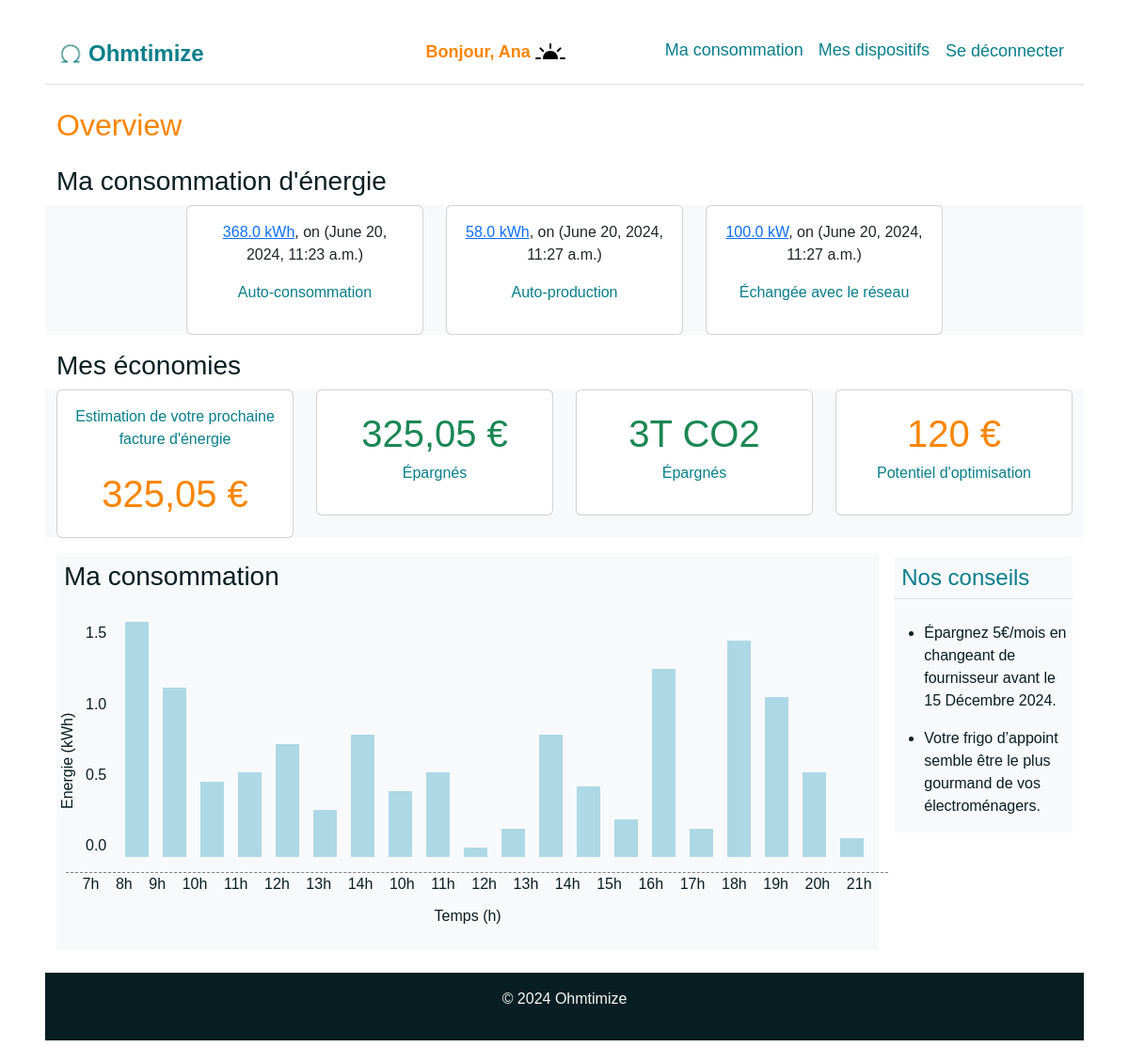
The app's page /ohmtimize/myconsumption/ (signed in) with its own data.
### ohmtimize/models.py (models this page shows)
class Consumption(models.Model):
    consumption = models.FloatField(help_text='Enter consumption')
    dateTime = models.DateTimeField(auto_now_add=True)
    user = models.ForeignKey(settings.AUTH_USER_MODEL, on_delete=models.SET_NULL, null=True, blank=True)

class Production(models.Model):
    production = models.FloatField(help_text='Enter production')
    dateTime = models.DateTimeField(auto_now_add=True)
    user = models.ForeignKey(settings.AUTH_USER_MODEL, on_delete=models.SET_NULL, null=True, blank=True)

class GridExchange(models.Model):
    gridExchange = models.FloatField(help_text='Enter grid exchange value')
    dateTime = models.DateTimeField(auto_now_add=True)
    user = models.ForeignKey(settings.AUTH_USER_MODEL, on_delete=models.SET_NULL, null=True, blank=True)

### ohmtimize/views.py (the view)
# urls.py: path('myconsumption/', views.ConsumptionByUserListView.as_view(), name='myconsumption'),
class ConsumptionByUserListView(LoginRequiredMixin, generic.ListView):
    model = Consumption
    template_name = 'ohmtimize/consumption_by_user.html'
    def get_queryset(self):
        return Consumption.objects.filter(user=self.request.user)
    def get_context_data(self, **kwargs):
        context = super().get_context_data(**kwargs)
        context['production_list'] = Production.objects.filter(user=self.request.user)
        context['grid_exchange_list'] = GridExchange.objects.filter(user=self.request.user)
        return context

### ohmtimize/templates/ohmtimize/consumption_list.html (shortened to what this page needs)
{% extends "base_generic.html" %}
{% block content %}
  <h1 class="text-brand-secondary fs-2">Overview</h1>
  <section>
    <h2 class="fs-3 pt-3">Ma consommation d'énergie</h2>
    <div class="row justify-content-center bg-light">
      <div class="col-md-3">
        <div class="card">
          <div class="card-body text-center">
            {% if consumption_list %}
            <ul class="list-unstyled ">
              {% for consum in consumption_list %}
              <li>
                <a href="{{ consum.get_absolute_url }}">{{ consum.consumption }} kWh</a>, on
                ({{consum.dateTime}})
              </li>
              {% endfor %}
            </ul>
            {% else %}
              <p>Your current consumption is not available.</p>
            {% endif %}
            <p class="text-brand-primary">Auto-consommation</p>
          </div>
        </div>
      </div>
      <div class="col-md-3">
        <div class="card">
          {%if production_list %}
          <div class="card-body text-center">
            <ul class="list-unstyled ">
              {% for prod in production_list %}
              <li>
                <a href="{{ prrod.get_absolute_url }}">{{ prod.production }} kWh</a>, on
                ({{prod.dateTime}})
              </li>
              {% endfor %}
            </ul>
            {% else %}
              <p>Your current production is not available.</p>
            {% endif %}
            <p class="text-brand-primary">Auto-production</p>
          </div>
        </div>
      </div>
      <div class="col-md-3">
        <div class="card">
          {%if grid_exchange_list %}
          <div class="card-body text-center">
            <ul class="list-unstyled ">
              {% for gridex in grid_exchange_list %}
              <li>
                <a href="{{ gridex.get_absolute_url }}">{{ gridex.gridExchange }} kW</a>, on ({{gridex.dateTime}})
              </li>
              {% endfor %}
            </ul>
            {% else %}
              <p>The grid exchange amount is not available.</p>
            {% endif %}
            <p class="text-brand-primary">Échangée avec le réseau</p>
          </div>
        </div>
      </div>
    </div>
  </section>
  <section>
    <h2 class="fs-3 pt-3">Mes économies </h2>
    <div class="row bg-light">
      <div class="col-3">
        <div class="card ">
          <div class="card-body text-center">
            <p class="text-brand-primary">Estimation de votre prochaine facture d'énergie</p>
            <span class="fs-1 text-brand-secondary">325,05 €</span>
          </div>
        </div>
      </div>
      <div class="col-3">
        <div class="card">
          <div class="card-body text-center">
            <span class="fs-1 text-success">325,05 €</span>
            <p class="text-brand-primary">Épargnés</p>
          </div>
        </div>
      </div>
      <div class="col-3">
        <div class="card">
          <div class="card-body d-flex flex-column justify-content-center align-items-center">
            <span class="fs-1 text-success">3T CO2</span>
            <p class="text-brand-primary">Épargnés</p>
          </div>
        </div>
        </div>
      <div class="col-3">
        <div class="card">
          <div class="card-body text-center">
            <span class="fs-1 text-brand-secondary">120 €</span>
            <p class="text-brand-primary">Potentiel d'optimisation</p>
          </div>
        </div>
        </div>
      </div>
    </div>
<section class="container d-flex flex-row  justify-content-between align-items-baseline mt-3">
  <div class="bg-light">
    <h2 class="fs-3 p-2">Ma consommation</h2>
    <div class="chartContainer">
      <div class="y-axis">
        <span>1.5</span>
        <span>1.0</span>
        <span>0.5</span>
        <span>0.0</span>
      </div>
      <div class="bar-chart">
          <div class="bar" style="height: 250px;"></div>
          <div class="bar" style="height: 180px;"></div>
          <div class="bar" style="height: 80px;"></div>
          <div class="bar" style="height: 90px;"></div>
          <div class="bar" style="height: 120px;"></div>
          <div class="bar" style="height: 50px;"></div>
          <div class="bar" style="height: 130px;"></div>
          <div class="bar" style="height: 70px;"></div>
          <div class="bar" style="height: 90px;"></div>
          <div class="bar" style="height: 10px;"></div>
          <div class="bar" style="height: 30px;"></div>
          <div class="bar" style="height: 130px;"></div>
          <div class="bar" style="height: 75px;"></div>
          <div class="bar" style="height: 40px;"></div>
          <div class="bar" style="height: 200px;"></div>
          <div class="bar" style="height: 30px;"></div>
          <div class="bar" style="height: 230px;"></div>
          <div class="bar" style="height: 170px;"></div>
          <div class="bar" style="height: 90px;"></div>
          <div class="bar" style="height: 20px;"></div>
      </div>
  </div>
  <div class="x-axis">
    <span>7h</span>
    <span>8h</span>
    <span>9h</span>
    <span>10h</span>
    <span>11h</span>
    <span>12h</span>
    <span>13h</span>
    <span>14h</span>
    <span>10h</span>
    <span>11h</span>
    <span>12h</span>
    <span>13h</span>
    <span>14h</span>
    <span>15h</span>
    <span>16h</span>
    <span>17h</span>
    <span>18h</span>
    <span>19h</span>
    <span>20h</span>
    <span>21h</span>
  </div>
  <div class="x-label">Temps (h)</div>
  <div class="y-label">Energie (kWh)</div>
  </div>
  <div class="bg-light ms-3">
    <h3 class="text-brand-primary fs-4 border-bottom border-brand-primary p-2">Nos conseils</h3>
    <ul>
      <li class="mt-4 mb-3">Épargnez 5€/mois en changeant de fournisseur avant le 15 Décembre 2024.</li>
      <li class="mb-3">Votre frigo d’appoint semble être le plus gourmand de vos électroménagers.</li>
    </ul>
  </div>
</section>
{% endblock %}

### ohmtimize/templates/base_generic.html (shortened to what this page needs)
<!DOCTYPE html>
<html lang="en">
  <head>
    <link href="https://cdn.jsdelivr.net/npm/bootstrap@5.3.3/dist/css/bootstrap.min.css"
      rel="stylesheet"
>
    {% load static %}
    <link rel="stylesheet" href="{% static 'css/styles.css' %}" />
  </head>
  <body>
    <nav class="navbar navbar-expand-lg border-bottom border-body" data-bs-theme="light">
      <div class="container-fluid">
        <a class="navbar-brand d-flex align-items-center " href="{% url 'index' %}">
          <img src="{% static 'images/logo.png' %}" alt="Logo" width="30" class="d-inline-block align-text-top">
          <span class="logo">Ohmtimize</span>
        </a>
        <div class="collapse navbar-collapse" id="navbarNav">
          <ul class="navbar-nav ms-auto">
            {% if user.is_authenticated %}
            <li class="nav-item">
              <span class="nav-link">Bonjour, {{ user.get_username }}
              </span>
            </li>
            <li class="nav-item">
              <a class="nav-link" href="{% url 'myconsumption' %}">Ma consommation</a>
            </li>
            <li class="nav-item">
              <a class="nav-link" href="{% url 'mydevices' %}">Mes dispositifs</a>
            </li>
            <li class="nav-item">
              <form id="logout-form" method="post" action="{% url 'logout' %}">
                <a class="nav-link">
                  <button type="submit" class="btn btn-link nav-btn mb-1">Se déconnecter</button>
                </a>
              </form>
            </li>
            {% endif %}
          </ul>
        </div>
      </div>
    </nav>
    <div class="container mt-4">
      {% block content %}{% endblock %}
    <footer class="bg-brand-dark text-light py-3 mt-4">
      <div class="container text-center">
        <p>&copy; 2024 Ohmtimize</p>
      </div>
    </footer>
  </body>
</html>

### ohmtimize/static/css/styles.css (style rules this page uses)
:root { --brand-primary: #087e8b; --brand-secondary: #fb8500; --text-color: #071e22; --background-color: #fff; --brand-primary-shade: #065861; --brand-secondary-shade: #e07b00; --table-border-color: #ddd; }
body { font-family: 'Gotham', sans-serif; margin: 2% 4%; color: var(--text-color); background-color: var(--background-color); }
.text-brand-primary { color: var(--brand-primary) }
.text-brand-secondary { color: var(--brand-secondary) }
.bg-brand-dark { background-color: var(--text-color) }
.nav-item a, .nav-btn, #adminDropdown { color:var(--brand-primary); font-size: large; text-decoration: none; }
.nav-item span, .nav-item span:hover { color: var(--brand-secondary); font-weight: bolder; font-size: large; margin-right: 5em; }
#logout-form { display: inline; }
#logout-form button { padding: 0; margin: 0; }
.logo { color: var(--brand-primary); font-weight: bold; font-size: larger; margin-left: 4px; }
.chartContainer { width: 100%; display: flex; justify-content: space-around; position: relative; padding: 16px; }
.bar-chart { display: flex; gap: 5px; }
.bar { width: 25px; background-color: lightblue; margin-right: 10px; align-self: flex-end; }
.bar:first-child { margin-left: 20px; }
.bar:last-child { margin-right: 0; }
.x-axis { display: flex; justify-content: space-evenly; width: 100%; border-top: 1px dashed gray; margin-left: 10px; }
.y-axis { display: flex; flex-direction: column; justify-content: space-between; margin-left: 15px; }
.x-label { text-align: center; margin-top: 10px; }
.y-label { position: relative; left: 24px; bottom: 150px; transform: rotate(-90deg); transform-origin: left bottom; }

### records on screen
Consumption: consumption "368.0", dateTime "June 20, 2024, 11:23 a.m."
Production: production "58.0", dateTime "June 20, 2024, 11:27 a.m."
GridExchange: gridExchange "100.0", dateTime "June 20, 2024, 11:27 a.m."

### other values on screen
{{ user.get_username }} "Ana"
